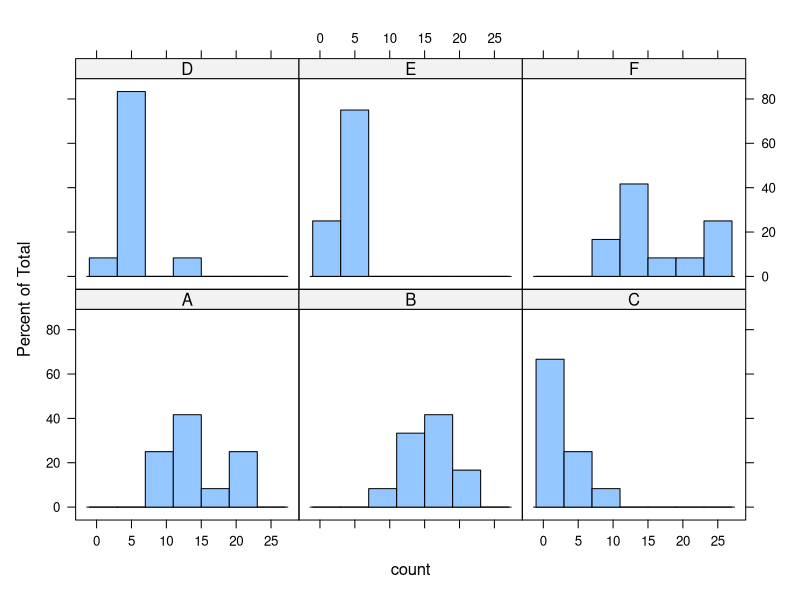
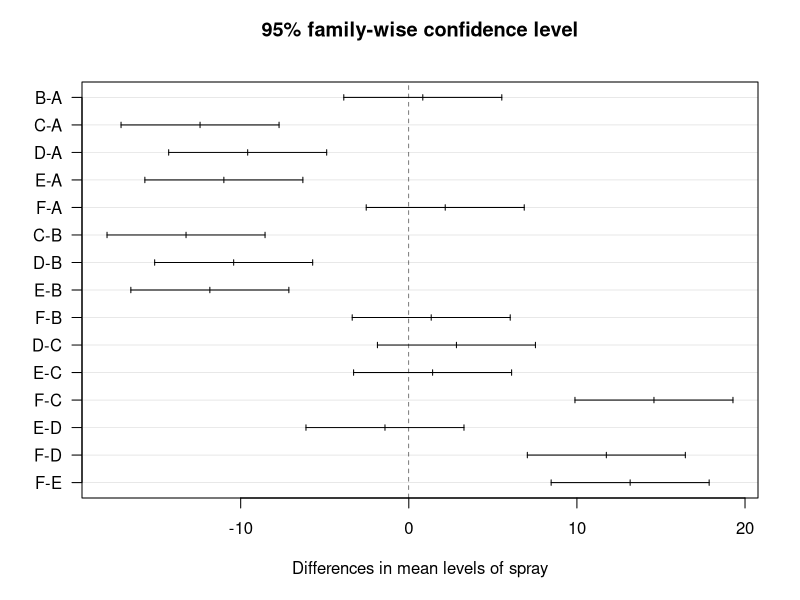
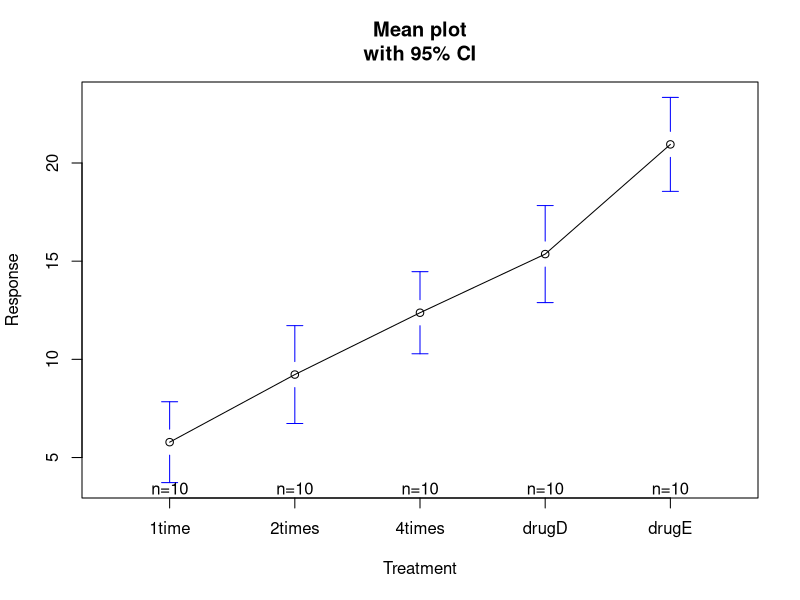
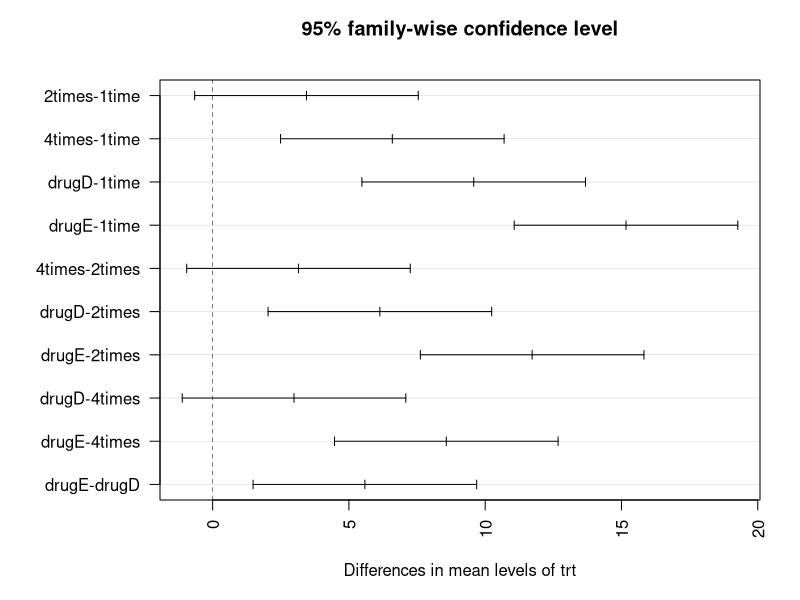

The R source for these figures, in order: (Note: this script raises an error after producing the figures.)
# we'll use the insect dataset
# to compare means between groups   

str(InsectSprays)

#optional test for noramality
library(lattice)
#visualise the spray distribution
histogram(~count | spray, data = InsectSprays)

with(InsectSprays, tapply(count, spray, shapiro.test))
# p value tells us the chances that the sample comes from
# a normal distribution
# in this example, p is clearly greater than 0.05
# so it is normally distributed (this is the null hypothesis)

# build the ANOVA model
# We want to model the means of variable count as a function
# of variable spray

aov_model <- aov(count ~ spray, data = InsectSprays )
# count ~ spray reads as "count as a function of spray"

aov_model

# Evaluate the differences 
summary(aov_model)

#the ANOVA test is significant
# as p < 0.001, providing evidence that the 5 sprays
# are not the same (this was the null hypothesis)

# model.tables() function examines the resut of individual 
# levels of factors
model.tables(aov_model, type = 'effects')
# spray E on average had 6 times fewer bugs than the average overall fields
# on fields where spray A was sued, farmers found on average
# 5 bugs more than compared to the overall mean
model.tables(aov_model, type = 'means')
# means of each field compared to overall mean

# spray A would not be bought, but what about D verses E and C

# Test the pairwise differences between sprays
# use the TukeyHSD() function (Honest Significant Differences)
comparisons <- TukeyHSD(aov_model)
comparisons$spray['D-C',]
# compares means and gives p value for this difference
# p-value greater than 0.05 means there's no while difference
comparisons$spray['F-E',]
comparisons$spray['B-A',]

# plot the differences - las = 1 sets axis labels
# to horizontal
plot(comparisons, las = 1)
# each line represents the mean difference between
# both groups with the according default confidence level
# whenever the Confidence Interval (CI) doesnt include zero (the vertical line)
# the difference between groups is significant (postive sign. or negative sign.)

# dataset is in multcomp
install.packages('multcomp')
library(multcomp)

str(cholesterol)
attach(cholesterol)

aov_model <- aov(response ~trt)
aov_model
summary(aov_model)
# The ANOVA F test for treatment (trt) is signif.
# (P <0.001), providing evidence that the 5 treatments 
# aren't equally different
detach(cholesterol)        

install.packages('gplots')
library(gplots)
plotmeans(response ~ trt,
          data = cholesterol,
          xlab = "Treatment",
          ylab = 'Response',
          main = "Mean plot\nwith 95% CI")

# lets examine the output from TukeyHSD() for pairwise differences
# between group means
aov_model <- aov(response ~trt, data = cholesterol)
plot_info <- TukeyHSD(aov_model)

par(mar = c(5,8,4,2))
plot(plot_info, las = 2)

#using qq plot to determine normality
install.packages('car')
library(car)
qqplot(lm(response ~ trt, data = cholesterol),
       simulate = TRUE,
       main = "QQ Plot",
       labels = FALSE) ##doesn't work 


# anova assumes equal variance across groups
# The bartlett test is used to verify this assumption
bartlett.test(response ~ trt, data = cholesterol)
# this test indicates that the variances in the 5 groups
#  don't differ significantly - p = 0.97

# anova is also sensitive to outliers
# test for outliers using the outlierTest() function
outlierTest(aov_model)
# p < 0.05 so reject null hypothesis (that there are outliers)
